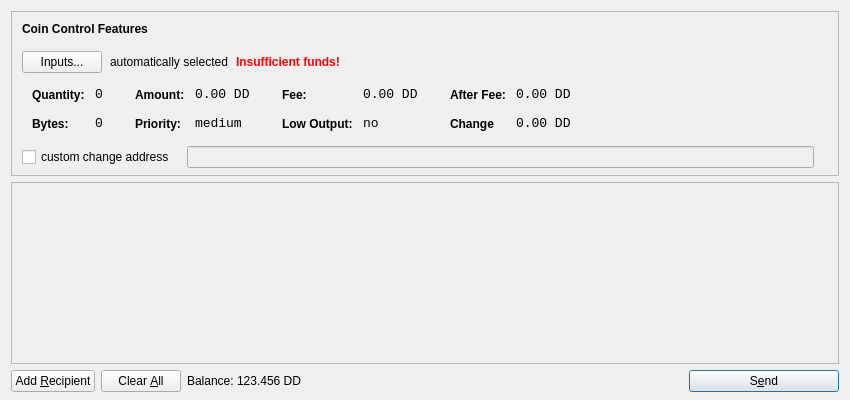
<?xml version="1.0" encoding="UTF-8"?>
<ui version="4.0">
 <class>SendCoinsDialog</class>
 <widget class="QDialog" name="SendCoinsDialog">
  <property name="geometry">
   <rect>
    <x>0</x>
    <y>0</y>
    <width>850</width>
    <height>400</height>
   </rect>
  </property>
  <property name="windowTitle">
   <string>Send Coins</string>
  </property>
  <layout class="QVBoxLayout" name="verticalLayout" stretch="0,1,0">
   <property name="bottomMargin">
    <number>8</number>
   </property>
   <item>
    <widget class="QFrame" name="frameCoinControl">
     <property name="sizePolicy">
      <sizepolicy hsizetype="Expanding" vsizetype="Expanding">
       <horstretch>0</horstretch>
       <verstretch>0</verstretch>
      </sizepolicy>
     </property>
     <property name="maximumSize">
      <size>
       <width>16777215</width>
       <height>16777215</height>
      </size>
     </property>
     <property name="frameShape">
      <enum>QFrame::StyledPanel</enum>
     </property>
     <property name="frameShadow">
      <enum>QFrame::Sunken</enum>
     </property>
     <layout class="QVBoxLayout" name="verticalLayoutCoinControl2">
      <property name="spacing">
       <number>-1</number>
      </property>
      <property name="leftMargin">
       <number>0</number>
      </property>
      <property name="topMargin">
       <number>0</number>
      </property>
      <property name="rightMargin">
       <number>0</number>
      </property>
      <property name="bottomMargin">
       <number>6</number>
      </property>
      <item>
       <layout class="QVBoxLayout" name="verticalLayoutCoinControl" stretch="0,0,0,0,1">
        <property name="spacing">
         <number>0</number>
        </property>
        <property name="leftMargin">
         <number>10</number>
        </property>
        <property name="topMargin">
         <number>10</number>
        </property>
        <item>
         <layout class="QHBoxLayout" name="horizontalLayoutCoinControl1">
          <property name="bottomMargin">
           <number>15</number>
          </property>
          <item>
           <widget class="QLabel" name="labelCoinControlFeatures">
            <property name="sizePolicy">
             <sizepolicy hsizetype="Preferred" vsizetype="Maximum">
              <horstretch>0</horstretch>
              <verstretch>0</verstretch>
             </sizepolicy>
            </property>
            <property name="font">
             <font>
              <weight>75</weight>
              <bold>true</bold>
             </font>
            </property>
            <property name="styleSheet">
             <string notr="true">font-weight:bold;</string>
            </property>
            <property name="text">
             <string>Coin Control Features</string>
            </property>
           </widget>
          </item>
         </layout>
        </item>
        <item>
         <layout class="QHBoxLayout" name="horizontalLayoutCoinControl2" stretch="0,0,0,0">
          <property name="spacing">
           <number>8</number>
          </property>
          <property name="bottomMargin">
           <number>10</number>
          </property>
          <item>
           <widget class="QPushButton" name="pushButtonCoinControl">
            <property name="styleSheet">
             <string notr="true"/>
            </property>
            <property name="text">
             <string>Inputs...</string>
            </property>
           </widget>
          </item>
          <item>
           <widget class="QLabel" name="labelCoinControlAutomaticallySelected">
            <property name="text">
             <string>automatically selected</string>
            </property>
            <property name="margin">
             <number>5</number>
            </property>
           </widget>
          </item>
          <item>
           <widget class="QLabel" name="labelCoinControlInsuffFunds">
            <property name="font">
             <font>
              <weight>75</weight>
              <bold>true</bold>
             </font>
            </property>
            <property name="styleSheet">
             <string notr="true">color:red;font-weight:bold;</string>
            </property>
            <property name="text">
             <string>Insufficient funds!</string>
            </property>
            <property name="margin">
             <number>5</number>
            </property>
           </widget>
          </item>
          <item>
           <spacer name="horizontalSpacerCoinControl">
            <property name="orientation">
             <enum>Qt::Horizontal</enum>
            </property>
            <property name="sizeHint" stdset="0">
             <size>
              <width>40</width>
              <height>1</height>
             </size>
            </property>
           </spacer>
          </item>
         </layout>
        </item>
        <item>
         <widget class="QWidget" name="widgetCoinControl" native="true">
          <property name="sizePolicy">
           <sizepolicy hsizetype="Preferred" vsizetype="Preferred">
            <horstretch>0</horstretch>
            <verstretch>0</verstretch>
           </sizepolicy>
          </property>
          <property name="minimumSize">
           <size>
            <width>0</width>
            <height>0</height>
           </size>
          </property>
          <property name="styleSheet">
           <string notr="true"/>
          </property>
          <layout class="QHBoxLayout" name="horizontalLayoutCoinControl5">
           <property name="margin">
            <number>0</number>
           </property>
           <item>
            <layout class="QHBoxLayout" name="horizontalLayoutCoinControl3" stretch="0,0,0,1">
             <property name="spacing">
              <number>20</number>
             </property>
             <property name="topMargin">
              <number>0</number>
             </property>
             <property name="bottomMargin">
              <number>10</number>
             </property>
             <item>
              <layout class="QFormLayout" name="formLayoutCoinControl1">
               <property name="horizontalSpacing">
                <number>10</number>
               </property>
               <property name="verticalSpacing">
                <number>14</number>
               </property>
               <property name="leftMargin">
                <number>10</number>
               </property>
               <property name="topMargin">
                <number>4</number>
               </property>
               <property name="rightMargin">
                <number>6</number>
               </property>
               <item row="0" column="0">
                <widget class="QLabel" name="labelCoinControlQuantityText">
                 <property name="styleSheet">
                  <string notr="true">font-weight:bold;</string>
                 </property>
                 <property name="text">
                  <string>Quantity:</string>
                 </property>
                 <property name="margin">
                  <number>0</number>
                 </property>
                </widget>
               </item>
               <item row="0" column="1">
                <widget class="QLabel" name="labelCoinControlQuantity">
                 <property name="font">
                  <font>
                   <family>Monospace</family>
                   <pointsize>10</pointsize>
                  </font>
                 </property>
                 <property name="cursor">
                  <cursorShape>IBeamCursor</cursorShape>
                 </property>
                 <property name="contextMenuPolicy">
                  <enum>Qt::ActionsContextMenu</enum>
                 </property>
                 <property name="text">
                  <string>0</string>
                 </property>
                 <property name="margin">
                  <number>0</number>
                 </property>
                 <property name="textInteractionFlags">
                  <set>Qt::LinksAccessibleByMouse|Qt::TextSelectableByKeyboard|Qt::TextSelectableByMouse</set>
                 </property>
                </widget>
               </item>
               <item row="1" column="0">
                <widget class="QLabel" name="labelCoinControlBytesText">
                 <property name="styleSheet">
                  <string notr="true">font-weight:bold;</string>
                 </property>
                 <property name="text">
                  <string>Bytes:</string>
                 </property>
                </widget>
               </item>
               <item row="1" column="1">
                <widget class="QLabel" name="labelCoinControlBytes">
                 <property name="font">
                  <font>
                   <family>Monospace</family>
                   <pointsize>10</pointsize>
                  </font>
                 </property>
                 <property name="cursor">
                  <cursorShape>IBeamCursor</cursorShape>
                 </property>
                 <property name="contextMenuPolicy">
                  <enum>Qt::ActionsContextMenu</enum>
                 </property>
                 <property name="text">
                  <string>0</string>
                 </property>
                 <property name="textInteractionFlags">
                  <set>Qt::LinksAccessibleByMouse|Qt::TextSelectableByKeyboard|Qt::TextSelectableByMouse</set>
                 </property>
                </widget>
               </item>
              </layout>
             </item>
             <item>
              <layout class="QFormLayout" name="formLayoutCoinControl2">
               <property name="horizontalSpacing">
                <number>10</number>
               </property>
               <property name="verticalSpacing">
                <number>14</number>
               </property>
               <property name="leftMargin">
                <number>6</number>
               </property>
               <property name="topMargin">
                <number>4</number>
               </property>
               <property name="rightMargin">
                <number>6</number>
               </property>
               <item row="0" column="0">
                <widget class="QLabel" name="labelCoinControlAmountText">
                 <property name="styleSheet">
                  <string notr="true">font-weight:bold;</string>
                 </property>
                 <property name="text">
                  <string>Amount:</string>
                 </property>
                 <property name="margin">
                  <number>0</number>
                 </property>
                </widget>
               </item>
               <item row="0" column="1">
                <widget class="QLabel" name="labelCoinControlAmount">
                 <property name="font">
                  <font>
                   <family>Monospace</family>
                   <pointsize>10</pointsize>
                  </font>
                 </property>
                 <property name="cursor">
                  <cursorShape>IBeamCursor</cursorShape>
                 </property>
                 <property name="contextMenuPolicy">
                  <enum>Qt::ActionsContextMenu</enum>
                 </property>
                 <property name="text">
                  <string>0.00 DD</string>
                 </property>
                 <property name="textInteractionFlags">
                  <set>Qt::LinksAccessibleByMouse|Qt::TextSelectableByKeyboard|Qt::TextSelectableByMouse</set>
                 </property>
                </widget>
               </item>
               <item row="1" column="0">
                <widget class="QLabel" name="labelCoinControlPriorityText">
                 <property name="styleSheet">
                  <string notr="true">font-weight:bold;</string>
                 </property>
                 <property name="text">
                  <string>Priority:</string>
                 </property>
                </widget>
               </item>
               <item row="1" column="1">
                <widget class="QLabel" name="labelCoinControlPriority">
                 <property name="font">
                  <font>
                   <family>Monospace</family>
                   <pointsize>10</pointsize>
                  </font>
                 </property>
                 <property name="cursor">
                  <cursorShape>IBeamCursor</cursorShape>
                 </property>
                 <property name="contextMenuPolicy">
                  <enum>Qt::ActionsContextMenu</enum>
                 </property>
                 <property name="text">
                  <string>medium</string>
                 </property>
                 <property name="textInteractionFlags">
                  <set>Qt::LinksAccessibleByMouse|Qt::TextSelectableByKeyboard|Qt::TextSelectableByMouse</set>
                 </property>
                </widget>
               </item>
              </layout>
             </item>
             <item>
              <layout class="QFormLayout" name="formLayoutCoinControl3">
               <property name="horizontalSpacing">
                <number>10</number>
               </property>
               <property name="verticalSpacing">
                <number>14</number>
               </property>
               <property name="leftMargin">
                <number>6</number>
               </property>
               <property name="topMargin">
                <number>4</number>
               </property>
               <property name="rightMargin">
                <number>6</number>
               </property>
               <item row="0" column="0">
                <widget class="QLabel" name="labelCoinControlFeeText">
                 <property name="styleSheet">
                  <string notr="true">font-weight:bold;</string>
                 </property>
                 <property name="text">
                  <string>Fee:</string>
                 </property>
                 <property name="margin">
                  <number>0</number>
                 </property>
                </widget>
               </item>
               <item row="0" column="1">
                <widget class="QLabel" name="labelCoinControlFee">
                 <property name="font">
                  <font>
                   <family>Monospace</family>
                   <pointsize>10</pointsize>
                  </font>
                 </property>
                 <property name="cursor">
                  <cursorShape>IBeamCursor</cursorShape>
                 </property>
                 <property name="contextMenuPolicy">
                  <enum>Qt::ActionsContextMenu</enum>
                 </property>
                 <property name="text">
                  <string>0.00 DD</string>
                 </property>
                 <property name="textInteractionFlags">
                  <set>Qt::LinksAccessibleByMouse|Qt::TextSelectableByKeyboard|Qt::TextSelectableByMouse</set>
                 </property>
                </widget>
               </item>
               <item row="1" column="0">
                <widget class="QLabel" name="labelCoinControlLowOutputText">
                 <property name="styleSheet">
                  <string notr="true">font-weight:bold;</string>
                 </property>
                 <property name="text">
                  <string>Low Output:</string>
                 </property>
                </widget>
               </item>
               <item row="1" column="1">
                <widget class="QLabel" name="labelCoinControlLowOutput">
                 <property name="font">
                  <font>
                   <family>Monospace</family>
                   <pointsize>10</pointsize>
                  </font>
                 </property>
                 <property name="cursor">
                  <cursorShape>IBeamCursor</cursorShape>
                 </property>
                 <property name="contextMenuPolicy">
                  <enum>Qt::ActionsContextMenu</enum>
                 </property>
                 <property name="text">
                  <string>no</string>
                 </property>
                 <property name="textInteractionFlags">
                  <set>Qt::LinksAccessibleByMouse|Qt::TextSelectableByKeyboard|Qt::TextSelectableByMouse</set>
                 </property>
                </widget>
               </item>
              </layout>
             </item>
             <item>
              <layout class="QFormLayout" name="formLayoutCoinControl4">
               <property name="horizontalSpacing">
                <number>10</number>
               </property>
               <property name="verticalSpacing">
                <number>14</number>
               </property>
               <property name="leftMargin">
                <number>6</number>
               </property>
               <property name="topMargin">
                <number>4</number>
               </property>
               <property name="rightMargin">
                <number>6</number>
               </property>
               <item row="0" column="0">
                <widget class="QLabel" name="labelCoinControlAfterFeeText">
                 <property name="styleSheet">
                  <string notr="true">font-weight:bold;</string>
                 </property>
                 <property name="text">
                  <string>After Fee:</string>
                 </property>
                 <property name="margin">
                  <number>0</number>
                 </property>
                </widget>
               </item>
               <item row="0" column="1">
                <widget class="QLabel" name="labelCoinControlAfterFee">
                 <property name="font">
                  <font>
                   <family>Monospace</family>
                   <pointsize>10</pointsize>
                  </font>
                 </property>
                 <property name="cursor">
                  <cursorShape>IBeamCursor</cursorShape>
                 </property>
                 <property name="contextMenuPolicy">
                  <enum>Qt::ActionsContextMenu</enum>
                 </property>
                 <property name="text">
                  <string>0.00 DD</string>
                 </property>
                 <property name="textInteractionFlags">
                  <set>Qt::LinksAccessibleByMouse|Qt::TextSelectableByKeyboard|Qt::TextSelectableByMouse</set>
                 </property>
                </widget>
               </item>
               <item row="1" column="0">
                <widget class="QLabel" name="labelCoinControlChangeText">
                 <property name="styleSheet">
                  <string notr="true">font-weight:bold;</string>
                 </property>
                 <property name="text">
                  <string>Change</string>
                 </property>
                </widget>
               </item>
               <item row="1" column="1">
                <widget class="QLabel" name="labelCoinControlChange">
                 <property name="font">
                  <font>
                   <family>Monospace</family>
                   <pointsize>10</pointsize>
                  </font>
                 </property>
                 <property name="cursor">
                  <cursorShape>IBeamCursor</cursorShape>
                 </property>
                 <property name="contextMenuPolicy">
                  <enum>Qt::ActionsContextMenu</enum>
                 </property>
                 <property name="text">
                  <string>0.00 DD</string>
                 </property>
                 <property name="textInteractionFlags">
                  <set>Qt::LinksAccessibleByMouse|Qt::TextSelectableByKeyboard|Qt::TextSelectableByMouse</set>
                 </property>
                </widget>
               </item>
              </layout>
             </item>
            </layout>
           </item>
          </layout>
         </widget>
        </item>
        <item>
         <layout class="QHBoxLayout" name="horizontalLayoutCoinControl4" stretch="0,0,0">
          <property name="spacing">
           <number>12</number>
          </property>
          <property name="sizeConstraint">
           <enum>QLayout::SetDefaultConstraint</enum>
          </property>
          <property name="topMargin">
           <number>5</number>
          </property>
          <property name="rightMargin">
           <number>5</number>
          </property>
          <item>
           <widget class="QCheckBox" name="checkBoxCoinControlChange">
            <property name="text">
             <string>custom change address</string>
            </property>
           </widget>
          </item>
          <item>
           <widget class="QLineEdit" name="lineEditCoinControlChange">
            <property name="enabled">
             <bool>false</bool>
            </property>
            <property name="sizePolicy">
             <sizepolicy hsizetype="Expanding" vsizetype="Fixed">
              <horstretch>0</horstretch>
              <verstretch>0</verstretch>
             </sizepolicy>
            </property>
           </widget>
          </item>
          <item>
           <widget class="QLabel" name="labelCoinControlChangeLabel">
            <property name="sizePolicy">
             <sizepolicy hsizetype="Preferred" vsizetype="Expanding">
              <horstretch>0</horstretch>
              <verstretch>0</verstretch>
             </sizepolicy>
            </property>
            <property name="minimumSize">
             <size>
              <width>0</width>
              <height>0</height>
             </size>
            </property>
            <property name="text">
             <string/>
            </property>
            <property name="margin">
             <number>3</number>
            </property>
           </widget>
          </item>
         </layout>
        </item>
        <item>
         <spacer name="verticalSpacerCoinControl">
          <property name="orientation">
           <enum>Qt::Vertical</enum>
          </property>
          <property name="sizeHint" stdset="0">
           <size>
            <width>800</width>
            <height>1</height>
           </size>
          </property>
         </spacer>
        </item>
       </layout>
      </item>
     </layout>
    </widget>
   </item>
   <item>
    <widget class="QScrollArea" name="scrollArea">
     <property name="widgetResizable">
      <bool>true</bool>
     </property>
     <widget class="QWidget" name="scrollAreaWidgetContents">
      <property name="geometry">
       <rect>
        <x>0</x>
        <y>0</y>
        <width>830</width>
        <height>165</height>
       </rect>
      </property>
      <layout class="QVBoxLayout" name="verticalLayout_2">
       <property name="margin">
        <number>0</number>
       </property>
       <item>
        <layout class="QVBoxLayout" name="entries">
         <property name="spacing">
          <number>6</number>
         </property>
        </layout>
       </item>
       <item>
        <spacer name="verticalSpacer">
         <property name="orientation">
          <enum>Qt::Vertical</enum>
         </property>
         <property name="sizeHint" stdset="0">
          <size>
           <width>20</width>
           <height>40</height>
          </size>
         </property>
        </spacer>
       </item>
      </layout>
     </widget>
    </widget>
   </item>
   <item>
    <layout class="QHBoxLayout" name="horizontalLayout">
     <item>
      <widget class="QPushButton" name="addButton">
       <property name="toolTip">
        <string>Send to multiple recipients at once</string>
       </property>
       <property name="text">
        <string>Add &amp;Recipient</string>
       </property>
       <property name="icon">
        <iconset resource="../bitcoin.qrc">
         <normaloff>:/icons/add</normaloff>:/icons/add</iconset>
       </property>
       <property name="autoDefault">
        <bool>false</bool>
       </property>
      </widget>
     </item>
     <item>
      <widget class="QPushButton" name="clearButton">
       <property name="sizePolicy">
        <sizepolicy hsizetype="Minimum" vsizetype="Fixed">
         <horstretch>0</horstretch>
         <verstretch>0</verstretch>
        </sizepolicy>
       </property>
       <property name="toolTip">
        <string>Remove all transaction fields</string>
       </property>
       <property name="text">
        <string>Clear &amp;All</string>
       </property>
       <property name="icon">
        <iconset resource="../bitcoin.qrc">
         <normaloff>:/icons/remove</normaloff>:/icons/remove</iconset>
       </property>
       <property name="autoRepeatDelay">
        <number>300</number>
       </property>
       <property name="autoDefault">
        <bool>false</bool>
       </property>
      </widget>
     </item>
     <item>
      <layout class="QHBoxLayout" name="horizontalLayout_2">
       <property name="spacing">
        <number>3</number>
       </property>
       <item>
        <widget class="QLabel" name="label">
         <property name="sizePolicy">
          <sizepolicy hsizetype="Preferred" vsizetype="Fixed">
           <horstretch>0</horstretch>
           <verstretch>0</verstretch>
          </sizepolicy>
         </property>
         <property name="text">
          <string>Balance:</string>
         </property>
        </widget>
       </item>
       <item>
        <widget class="QLabel" name="labelBalance">
         <property name="sizePolicy">
          <sizepolicy hsizetype="Preferred" vsizetype="Fixed">
           <horstretch>0</horstretch>
           <verstretch>0</verstretch>
          </sizepolicy>
         </property>
         <property name="cursor">
          <cursorShape>IBeamCursor</cursorShape>
         </property>
         <property name="text">
          <string>123.456 DD</string>
         </property>
         <property name="textInteractionFlags">
          <set>Qt::LinksAccessibleByMouse|Qt::TextSelectableByKeyboard|Qt::TextSelectableByMouse</set>
         </property>
        </widget>
       </item>
      </layout>
     </item>
     <item>
      <spacer name="horizontalSpacer">
       <property name="orientation">
        <enum>Qt::Horizontal</enum>
       </property>
       <property name="sizeHint" stdset="0">
        <size>
         <width>40</width>
         <height>20</height>
        </size>
       </property>
      </spacer>
     </item>
     <item>
      <widget class="QPushButton" name="sendButton">
       <property name="minimumSize">
        <size>
         <width>150</width>
         <height>0</height>
        </size>
       </property>
       <property name="toolTip">
        <string>Confirm the send action</string>
       </property>
       <property name="text">
        <string>S&amp;end</string>
       </property>
       <property name="icon">
        <iconset resource="../bitcoin.qrc">
         <normaloff>:/icons/send</normaloff>:/icons/send</iconset>
       </property>
       <property name="default">
        <bool>true</bool>
       </property>
      </widget>
     </item>
    </layout>
   </item>
  </layout>
 </widget>
 <resources>
  <include location="../bitcoin.qrc"/>
 </resources>
 <connections/>
</ui>
